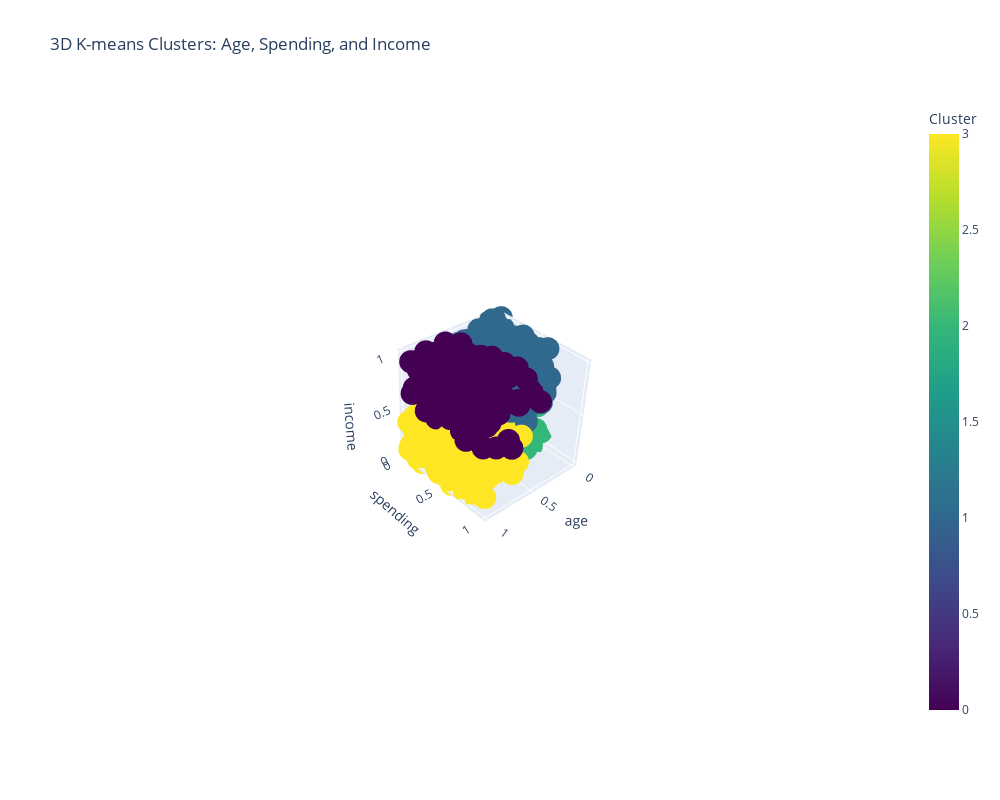

The cell this chart's notebook holds for it:
### Code cell
import pandas as pd
import numpy as np
import plotly.express as px
from sklearn.cluster import KMeans
from sklearn.preprocessing import MinMaxScaler

# Assuming data_encoded is your DataFrame
# Step 1: Prepare the data
# Select the features for clustering
X = data_encoded[['age', 'spending', 'income']]

# Step 2: Feature Scaling
scaler = MinMaxScaler()
X_scaled = scaler.fit_transform(X)

# Step 3: Perform K-means Clustering
k = 4  # Choose the number of clusters
kmeans = KMeans(n_clusters=k, random_state=42)
data_encoded['cluster'] = kmeans.fit_predict(X_scaled)

# Step 4: Create 3D scatter plot using Plotly
fig = px.scatter_3d(
    data_encoded,
    x='age',
    y='spending',
    z='income',
    color='cluster',
    labels={'cluster': 'Cluster'},
    title='3D K-means Clusters: Age, Spending, and Income',
    color_continuous_scale=px.colors.sequential.Viridis,
)

# Update layout for larger size
fig.update_layout(
    width=1000,  # Set the width of the plot
    height=800,  # Set the height of the plot
)

# Show the plot
fig.show()

### Figure 1 — Plotly figure (JSON) as saved in the notebook; plotly's stock layout.template omitted (floating-point values rounded to 4 significant figures; data arrays with more than 128 entries replaced by an {"elided": "..."} marker saying what was removed)
{"data": [{"hovertemplate": "age=%{x}<br>spending=%{y}<br>income=%{z}<br>Cluster=%{marker.color}<extra></extra>", "legendgroup": "", "marker": {"color": {"elided": "1000 int values"}, "coloraxis": "coloraxis", "symbol": "circle"}, "mode": "markers", "name": "", "scene": "scene", "showlegend": false, "type": "scatter3d", "x": {"elided": "1000 float values"}, "y": {"elided": "1000 float values"}, "z": {"elided": "1000 float values"}}], "layout": {"coloraxis": {"colorbar": {"title": {"text": "Cluster"}}, "colorscale": [[0, "#440154"], [0.1111, "#482878"], [0.2222, "#3e4989"], [0.3333, "#31688e"], [0.4444, "#26828e"], [0.5556, "#1f9e89"], [0.6667, "#35b779"], [0.7778, "#6ece58"], [0.8889, "#b5de2b"], [1, "#fde725"]]}, "height": 800, "legend": {"tracegroupgap": 0}, "scene": {"aspectmode": "auto", "aspectratio": {"x": 1, "y": 1, "z": 1}, "camera": {"center": {"x": 0, "y": 0, "z": 0}, "eye": {"x": 3.317, "y": 3.317, "z": 3.317}, "projection": {"type": "perspective"}, "up": {"x": 0.03359, "y": -0.03249, "z": 0.9989}}, "domain": {"x": [0, 1], "y": [0, 1]}, "xaxis": {"title": {"text": "age"}, "type": "linear"}, "yaxis": {"title": {"text": "spending"}, "type": "linear"}, "zaxis": {"title": {"text": "income"}, "type": "linear"}}, "title": {"text": "3D K-means Clusters: Age, Spending, and Income"}, "width": 1000}}
